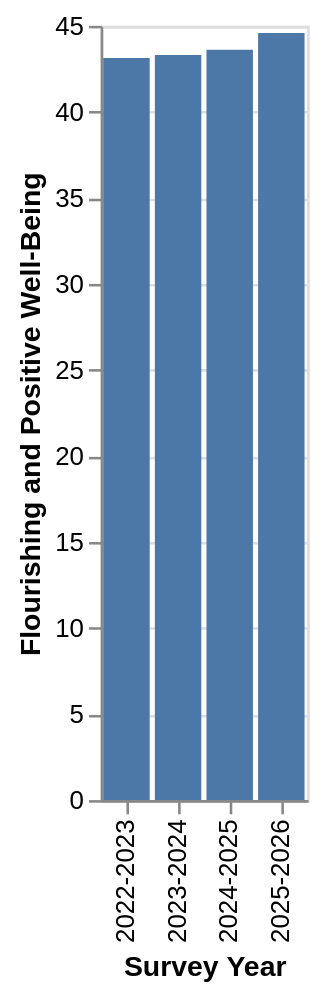

Notebook code for this chart:
### Code cell
alt.Chart(flourish_by_year).mark_bar().encode(
    alt.X("survey_year:O", title="Survey Year"),
    alt.Y("flourish:Q", title="Flourishing and Positive Well-Being"),
    tooltip=["flourish"]
)

### Figure 1 — Vega-Lite specification as saved in the notebook (floating-point values rounded to 4 significant figures)
{"config": {"view": {"continuousWidth": 300, "continuousHeight": 300}}, "data": {"name": "data-5e34c2245e5f42022d7751efaaa2a510"}, "mark": {"type": "bar"}, "encoding": {"tooltip": [{"field": "flourish", "type": "quantitative"}], "x": {"field": "survey_year", "title": "Survey Year", "type": "ordinal"}, "y": {"field": "flourish", "title": "Flourishing and Positive Well-Being", "type": "quantitative"}}, "$schema": "https://vega.github.io/schema/vega-lite/v6.4.1.json", "datasets": {"data-5e34c2245e5f42022d7751efaaa2a510": [{"survey_year": "2022-2023", "flourish": 43.13}, {"survey_year": "2023-2024", "flourish": 43.3}, {"survey_year": "2024-2025", "flourish": 43.61}, {"survey_year": "2025-2026", "flourish": 44.59}]}}
